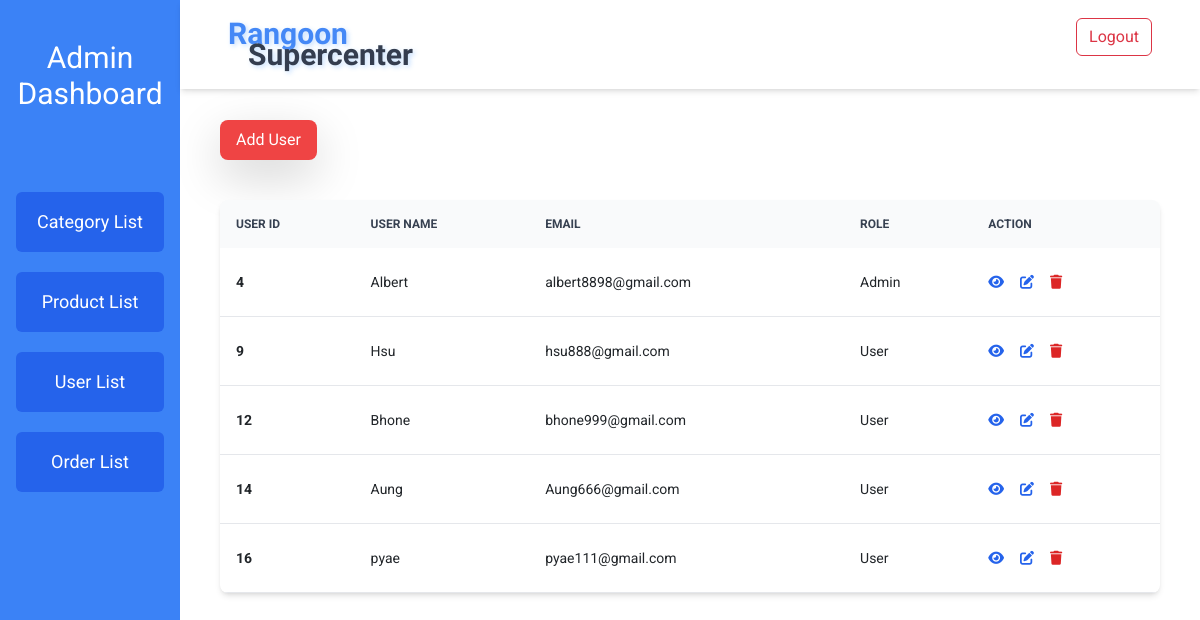
The app's page /RangoonSuperCenter/user_list.php with its own data.
### tables this page shows
CREATE TABLE `users` (
  `userID` int(11) NOT NULL,
  `userName` varchar(255) NOT NULL,
  `userEmail` varchar(255) NOT NULL,
  `userPass` varchar(255) NOT NULL,
  `userCpass` varchar(255) NOT NULL,
  `gender` char(1) DEFAULT NULL,
  `userType` varchar(50) DEFAULT NULL
);

### RangoonSuperCenter/user_list.php (the view, shortened to what this page needs)
<?php
require_once("database/db_connect.php");
$query = "SELECT * FROM users";
$result = $pdo->query($query);
if ($result->rowCount() > 0) {
    $users = $result->fetchAll(PDO::FETCH_ASSOC);
} else {
    $users = [];
}
?>
<!DOCTYPE html>
<html lang="en">
<head>
    <script src="https://cdn.tailwindcss.com"></script>
    <link rel="stylesheet" href="https://cdnjs.cloudflare.com/ajax/libs/font-awesome/6.5.1/css/all.min.css" />
</head>
<body class="font-sans flex ">
<?php
require_once("aside.php");
?>
<main class="w-full pl-[15%]">
    <?php
    require_once("navbar.php");
    ?>
        <section class="px-10 mt-10">
            <article class="">
                <div class="flex justify-between items-center">
                    <div class="flex items-center gap-x-2">
                        <a href="user_create.php" class="bg-red-500 text-white flex justify-center items-center rounded-lg px-3 py-2 shadow-lg">
                            Add User
                        </a>
                    </div>
                </div>
                <div class="relative overflow-x-auto shadow-md sm:rounded-lg mt-10 ">
                    <table class="w-full text-sm text-left rtl:text-right ">
                        <thead class="text-xs text-gray-700 uppercase bg-gray-50 ">
                            <tr>
                                <th scope="col" class="px-3 py-3">
                                    User ID
                                </th>
                                <th scope="col" class="px-3 py-3">
                                    User Name
                                </th>
                                <th scope="col" class="px-3 py-3">
                                    Email
                                </th>
                                <th scope="col" class="px-3 py-3">
                                    Role
                                </th>
                                <th scope="col" class="px-3 py-3">
                                    Action
                                </th>
                            </tr>
                        </thead>
                        <tbody>
                        <?php foreach ($users as $user): ?>
                            <tr class="  border-b ">
                                <th class="px-3 py-4">
                                <?= $user['userID'] ?>
                                </th>
                                <td class="px-3 py-4">
                                    <?= $user['userName'] ?>
                                </td>
                                <td class="px-3 py-4">
                                    <?= $user['userEmail'] ?>
                                </td>
                                <td class="px-3 py-4">
                                    <?= $user['userType'] ?>
                                </td>
                                <td class="px-3 py-4 ">
                                    <div class="flex  items-center gap-x-4 w-full">
                                    <a href="user_detail_view.php?userID=<?= $user['userID'] ?>" class="font-medium text-blue-600 hover:underline">
                                        <i class="fas fa-eye"></i>
                                    </a>
                                    <a href="user_update.php?userID=<?= $user['userID'] ?>" class="font-medium text-blue-600 hover:underline">
                                        <i class="fas fa-edit"></i>
                                    </a>
                                    <div class="cursor-pointer">
                                        <button type="button" onclick="setAndToggleAlert('<?php echo $user['userID']; ?>')" class="text-red-600 hover:underline cursor-pointer">
                                            <i class="fas fa-trash text-red-600"></i>
                                        </button>
                                    </div>
                                    </div>
                                </td>
                            </tr>
                            <?php endforeach; ?>
                        </tbody>
                    </table>
                </div>
            </article>
        </section>
    </main>
</body>
</html>

### RangoonSuperCenter/user_list.php (style rules this page uses)
* { font-family: 'Open Sans', sans-serif; font-family: 'Roboto', sans-serif; }

### RangoonSuperCenter/aside.php (style rules this page uses)
* { font-family: 'Open Sans', sans-serif; font-family: 'Roboto', sans-serif; }

### RangoonSuperCenter/navbar.php (style rules this page uses)
* { font-family: 'Open Sans', sans-serif; font-family: 'Roboto', sans-serif; }

### records on screen
users: userID "4", userName "Albert", userEmail "albert8898@gmail.com", userType "Admin"
users: userID "9", userName "Hsu", userEmail "hsu888@gmail.com", userType "User"
users: userID "12", userName "Bhone", userEmail "bhone999@gmail.com", userType "User"
users: userID "14", userName "Aung", userEmail "Aung666@gmail.com", userType "User"
users: userID "16", userName "pyae", userEmail "pyae111@gmail.com", userType "User"
